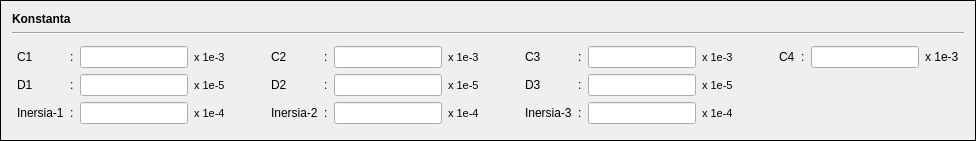
             <widget class="QFrame" name="frame_2">
              <property name="sizePolicy">
               <sizepolicy hsizetype="Preferred" vsizetype="Preferred">
                <horstretch>0</horstretch>
                <verstretch>0</verstretch>
               </sizepolicy>
              </property>
              <property name="frameShape">
               <enum>QFrame::Box</enum>
              </property>
              <property name="frameShadow">
               <enum>QFrame::Plain</enum>
              </property>
              <layout class="QVBoxLayout" name="verticalLayout_6">
               <item>
                <layout class="QVBoxLayout" name="verticalLayout">
                 <item>
                  <widget class="QLabel" name="label_46">
                   <property name="sizePolicy">
                    <sizepolicy hsizetype="Preferred" vsizetype="Maximum">
                     <horstretch>0</horstretch>
                     <verstretch>0</verstretch>
                    </sizepolicy>
                   </property>
                   <property name="font">
                    <font>
                     <weight>75</weight>
                     <bold>true</bold>
                    </font>
                   </property>
                   <property name="text">
                    <string>Konstanta</string>
                   </property>
                  </widget>
                 </item>
                 <item>
                  <widget class="Line" name="line_2">
                   <property name="orientation">
                    <enum>Qt::Horizontal</enum>
                   </property>
                  </widget>
                 </item>
                 <item>
                  <layout class="QGridLayout" name="gridLayout_3">
                   <property name="leftMargin">
                    <number>5</number>
                   </property>
                   <property name="topMargin">
                    <number>5</number>
                   </property>
                   <property name="rightMargin">
                    <number>5</number>
                   </property>
                   <property name="bottomMargin">
                    <number>5</number>
                   </property>
                   <item row="2" column="0">
                    <widget class="QLabel" name="label_35">
                     <property name="text">
                      <string>Inersia-1</string>
                     </property>
                    </widget>
                   </item>
                   <item row="2" column="6">
                    <widget class="QLabel" name="label_38">
                     <property name="text">
                      <string>:</string>
                     </property>
                    </widget>
                   </item>
                   <item row="2" column="2">
                    <widget class="QLineEdit" name="Input_i1"/>
                   </item>
                   <item row="2" column="5">
                    <widget class="QLabel" name="label_37">
                     <property name="text">
                      <string>Inersia-2</string>
                     </property>
                    </widget>
                   </item>
                   <item row="2" column="7">
                    <widget class="QLineEdit" name="Input_i2"/>
                   </item>
                   <item row="1" column="10">
                    <widget class="QLabel" name="label_31">
                     <property name="text">
                      <string>D3</string>
                     </property>
                    </widget>
                   </item>
                   <item row="1" column="1">
                    <widget class="QLabel" name="label_28">
                     <property name="text">
                      <string>:</string>
                     </property>
                    </widget>
                   </item>
                   <item row="2" column="1">
                    <widget class="QLabel" name="label_36">
                     <property name="text">
                      <string>:</string>
                     </property>
                    </widget>
                   </item>
                   <item row="0" column="7">
                    <widget class="QLineEdit" name="Input_c2"/>
                   </item>
                   <item row="1" column="11">
                    <widget class="QLabel" name="label_32">
                     <property name="text">
                      <string>:</string>
                     </property>
                    </widget>
                   </item>
                   <item row="1" column="6">
                    <widget class="QLabel" name="label_30">
                     <property name="text">
                      <string>:</string>
                     </property>
                    </widget>
                   </item>
                   <item row="1" column="7">
                    <widget class="QLineEdit" name="Input_d2"/>
                   </item>
                   <item row="1" column="12">
                    <widget class="QLineEdit" name="Input_d3"/>
                   </item>
                   <item row="1" column="2">
                    <widget class="QLineEdit" name="Input_d1"/>
                   </item>
                   <item row="1" column="0">
                    <widget class="QLabel" name="label_27">
                     <property name="text">
                      <string>D1</string>
                     </property>
                    </widget>
                   </item>
                   <item row="2" column="11">
                    <widget class="QLabel" name="label_40">
                     <property name="text">
                      <string>:</string>
                     </property>
                    </widget>
                   </item>
                   <item row="2" column="12">
                    <widget class="QLineEdit" name="Input_i3"/>
                   </item>
                   <item row="1" column="5">
                    <widget class="QLabel" name="label_29">
                     <property name="text">
                      <string>D2</string>
                     </property>
                    </widget>
                   </item>
                   <item row="2" column="10">
                    <widget class="QLabel" name="label_39">
                     <property name="text">
                      <string>Inersia-3</string>
                     </property>
                    </widget>
                   </item>
                   <item row="0" column="12">
                    <widget class="QLineEdit" name="Input_c3"/>
                   </item>
                   <item row="0" column="5">
                    <widget class="QLabel" name="label_23">
                     <property name="text">
                      <string>C2</string>
                     </property>
                    </widget>
                   </item>
                   <item row="0" column="1">
                    <widget class="QLabel" name="label_22">
                     <property name="text">
                      <string>:</string>
                     </property>
                    </widget>
                   </item>
                   <item row="0" column="10">
                    <widget class="QLabel" name="label_25">
                     <property name="text">
                      <string>C3</string>
                     </property>
                    </widget>
                   </item>
                   <item row="0" column="6">
                    <widget class="QLabel" name="label_24">
                     <property name="text">
                      <string>:</string>
                     </property>
                    </widget>
                   </item>
                   <item row="0" column="2">
                    <widget class="QLineEdit" name="Input_c1"/>
                   </item>
                   <item row="0" column="0">
                    <widget class="QLabel" name="label_21">
                     <property name="text">
                      <string>C1</string>
                     </property>
                    </widget>
                   </item>
                   <item row="1" column="4">
                    <spacer name="horizontalSpacer_2">
                     <property name="orientation">
                      <enum>Qt::Horizontal</enum>
                     </property>
                     <property name="sizeHint" stdset="0">
                      <size>
                       <width>40</width>
                       <height>20</height>
                      </size>
                     </property>
                    </spacer>
                   </item>
                   <item row="0" column="4">
                    <spacer name="horizontalSpacer">
                     <property name="orientation">
                      <enum>Qt::Horizontal</enum>
                     </property>
                     <property name="sizeHint" stdset="0">
                      <size>
                       <width>40</width>
                       <height>20</height>
                      </size>
                     </property>
                    </spacer>
                   </item>
                   <item row="0" column="11">
                    <widget class="QLabel" name="label_26">
                     <property name="text">
                      <string>:</string>
                     </property>
                    </widget>
                   </item>
                   <item row="0" column="13">
                    <widget class="QLabel" name="label_56">
                     <property name="font">
                      <font>
                       <pointsize>8</pointsize>
                       <kerning>true</kerning>
                      </font>
                     </property>
                     <property name="text">
                      <string>x 1e-3</string>
                     </property>
                    </widget>
                   </item>
                   <item row="1" column="3">
                    <widget class="QLabel" name="label_57">
                     <property name="font">
                      <font>
                       <pointsize>8</pointsize>
                       <kerning>true</kerning>
                      </font>
                     </property>
                     <property name="text">
                      <string>x 1e-5</string>
                     </property>
                    </widget>
                   </item>
                   <item row="2" column="4">
                    <spacer name="horizontalSpacer_3">
                     <property name="orientation">
                      <enum>Qt::Horizontal</enum>
                     </property>
                     <property name="sizeHint" stdset="0">
                      <size>
                       <width>40</width>
                       <height>20</height>
                      </size>
                     </property>
                    </spacer>
                   </item>
                   <item row="0" column="3">
                    <widget class="QLabel" name="label_54">
                     <property name="font">
                      <font>
                       <pointsize>8</pointsize>
                       <kerning>true</kerning>
                      </font>
                     </property>
                     <property name="text">
                      <string>x 1e-3</string>
                     </property>
                    </widget>
                   </item>
                   <item row="1" column="13">
                    <widget class="QLabel" name="label_59">
                     <property name="font">
                      <font>
                       <pointsize>8</pointsize>
                       <kerning>true</kerning>
                      </font>
                     </property>
                     <property name="text">
                      <string>x 1e-5</string>
                     </property>
                    </widget>
                   </item>
                   <item row="1" column="8">
                    <widget class="QLabel" name="label_58">
                     <property name="font">
                      <font>
                       <pointsize>8</pointsize>
                       <kerning>true</kerning>
                      </font>
                     </property>
                     <property name="text">
                      <string>x 1e-5</string>
                     </property>
                    </widget>
                   </item>
                   <item row="2" column="13">
                    <widget class="QLabel" name="label_62">
                     <property name="font">
                      <font>
                       <pointsize>8</pointsize>
                       <kerning>true</kerning>
                      </font>
                     </property>
                     <property name="text">
                      <string>x 1e-4</string>
                     </property>
                    </widget>
                   </item>
                   <item row="2" column="3">
                    <widget class="QLabel" name="label_60">
                     <property name="font">
                      <font>
                       <pointsize>8</pointsize>
                       <kerning>true</kerning>
                      </font>
                     </property>
                     <property name="text">
                      <string>x 1e-4</string>
                     </property>
                    </widget>
                   </item>
                   <item row="0" column="8">
                    <widget class="QLabel" name="label_55">
                     <property name="font">
                      <font>
                       <pointsize>8</pointsize>
                       <kerning>true</kerning>
                      </font>
                     </property>
                     <property name="text">
                      <string>x 1e-3</string>
                     </property>
                    </widget>
                   </item>
                   <item row="1" column="9">
                    <spacer name="horizontalSpacer_5">
                     <property name="orientation">
                      <enum>Qt::Horizontal</enum>
                     </property>
                     <property name="sizeHint" stdset="0">
                      <size>
                       <width>40</width>
                       <height>20</height>
                      </size>
                     </property>
                    </spacer>
                   </item>
                   <item row="0" column="9">
                    <spacer name="horizontalSpacer_4">
                     <property name="orientation">
                      <enum>Qt::Horizontal</enum>
                     </property>
                     <property name="sizeHint" stdset="0">
                      <size>
                       <width>40</width>
                       <height>20</height>
                      </size>
                     </property>
                    </spacer>
                   </item>
                   <item row="2" column="8">
                    <widget class="QLabel" name="label_61">
                     <property name="font">
                      <font>
                       <pointsize>8</pointsize>
                       <kerning>true</kerning>
                      </font>
                     </property>
                     <property name="text">
                      <string>x 1e-4</string>
                     </property>
                    </widget>
                   </item>
                   <item row="2" column="9">
                    <spacer name="horizontalSpacer_6">
                     <property name="orientation">
                      <enum>Qt::Horizontal</enum>
                     </property>
                     <property name="sizeHint" stdset="0">
                      <size>
                       <width>40</width>
                       <height>20</height>
                      </size>
                     </property>
                    </spacer>
                   </item>
                   <item row="0" column="17">
                    <widget class="QLineEdit" name="Input_c4"/>
                   </item>
                   <item row="0" column="15">
                    <widget class="QLabel" name="label_75">
                     <property name="text">
                      <string>C4</string>
                     </property>
                    </widget>
                   </item>
                   <item row="0" column="18">
                    <widget class="QLabel" name="label_76">
                     <property name="text">
                      <string>x 1e-3</string>
                     </property>
                    </widget>
                   </item>
                   <item row="0" column="14">
                    <spacer name="horizontalSpacer_17">
                     <property name="orientation">
                      <enum>Qt::Horizontal</enum>
                     </property>
                     <property name="sizeHint" stdset="0">
                      <size>
                       <width>40</width>
                       <height>20</height>
                      </size>
                     </property>
                    </spacer>
                   </item>
                   <item row="0" column="16">
                    <widget class="QLabel" name="label_77">
                     <property name="text">
                      <string>:</string>
                     </property>
                    </widget>
                   </item>
                  </layout>
                 </item>
                </layout>
               </item>
              </layout>
             </widget>
